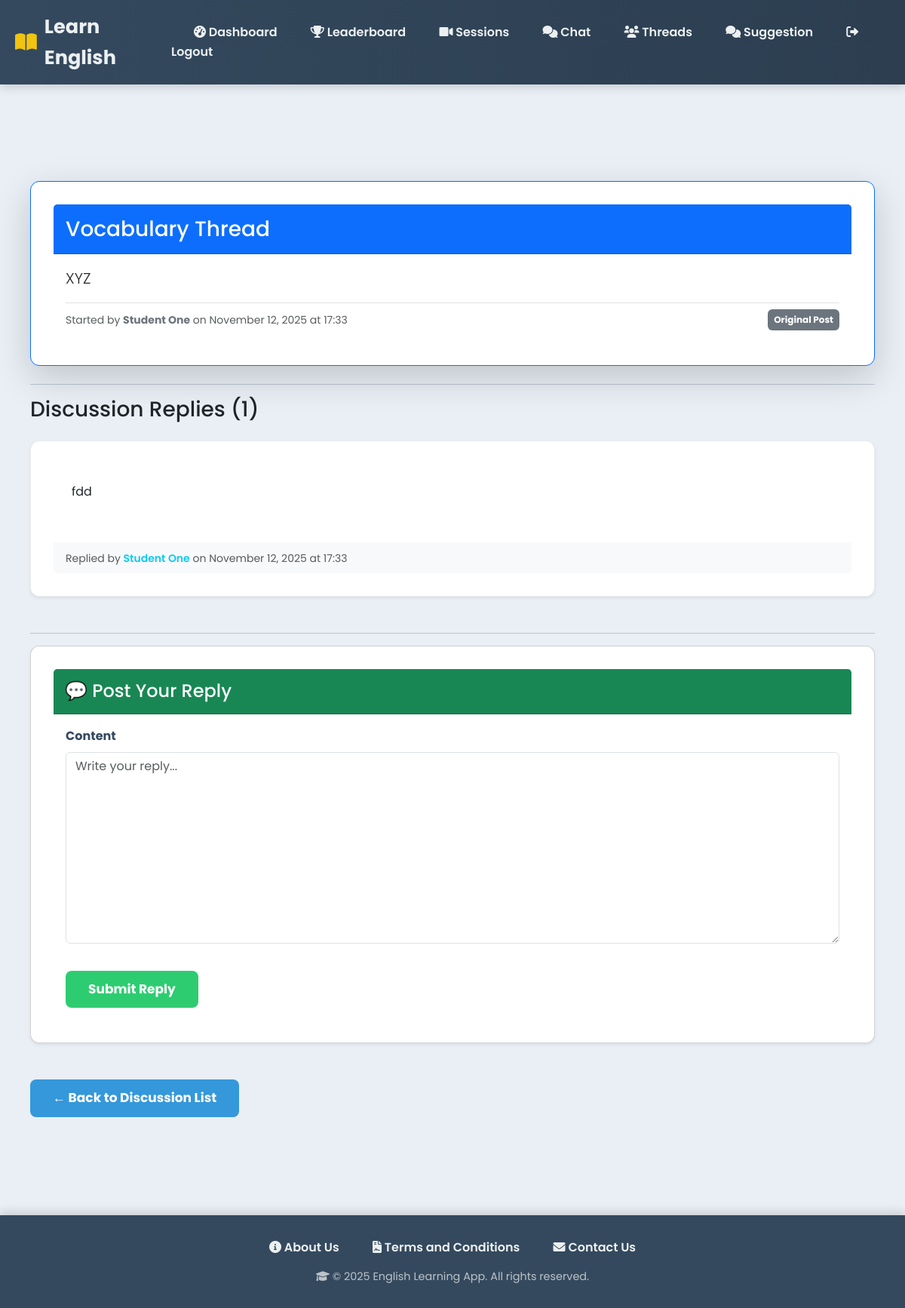
Screenshot of /discussions/3/ (signed in) with the database file from the repository.
### myapp/models.py (models this page shows, shortened)
class DiscussionThread(models.Model):
    title = models.CharField(max_length=200)
    description = models.TextField(blank=True, null=True)
    created_by = models.ForeignKey(
        UserRegister,
        on_delete=models.CASCADE,
        related_name='created_threads'
    )
    created_at = models.DateTimeField(auto_now_add=True)

class UserRegister(models.Model):
    USER_TYPE_CHOICES = [
        ('student', 'Student'),
        ('teacher', 'Teacher/Tutor'),
    ]
    user_id = models.AutoField(primary_key=True)
    full_name = models.CharField(max_length=100)
    username = models.CharField(max_length=50, unique=True)
    email = models.EmailField(unique=True)
    phone = models.CharField(max_length=15, unique=True)
    password_hash = models.CharField(max_length=255)
    usertype = models.CharField(max_length=20, choices=USER_TYPE_CHOICES, default='student')
    created_at = models.DateTimeField(default=timezone.now)

class DiscussionPost(models.Model):
    thread = models.ForeignKey(
        DiscussionThread,
        on_delete=models.CASCADE,
        related_name='posts'
    )
    author = models.ForeignKey(
        UserRegister,
        on_delete=models.CASCADE,
        related_name='discussion_posts'
    )
    content = models.TextField()
    created_at = models.DateTimeField(auto_now_add=True)
    updated_at = models.DateTimeField(auto_now=True)

### myapp/views.py (the view)
# urls.py: path('discussions/<int:thread_id>/', views.thread_detail, name='thread_detail'),
def thread_detail(request, thread_id):
    if not request.session.get("user_id"):
        return redirect("login")
    user_id = request.session.get("user_id")
    user = get_object_or_404(UserRegister, user_id=user_id)  # fixed field here
    thread = get_object_or_404(DiscussionThread, id=thread_id)
    posts = thread.posts.all().order_by('created_at')
    if request.method == 'POST':
        form = DiscussionPostForm(request.POST)
        if form.is_valid():
            post = form.save(commit=False)
            post.thread = thread
            post.author = user
            post.save()
            return redirect('thread_detail', thread_id=thread.id)
    else:
        form = DiscussionPostForm()
    return render(request, 'thread_detail.html', {
        'thread': thread,
        'posts': posts,
        'form': form
    })

### myapp/forms.py
class DiscussionPostForm(forms.ModelForm):
    class Meta:
        model = DiscussionPost
        fields = ['content']
        widgets = {
            'content': forms.Textarea(attrs={'class': 'form-control', 'placeholder': 'Write your reply...'}),
        }

### templates/thread_detail.html (shortened to what this page needs)
{% extends 'base.html' %}
{% block content %}
<div class="container mt-5">
    <div class="card shadow-lg mb-4 border-primary">
        <div class="card-header bg-primary text-white p-3">
            <h1 class="h3 mb-0">{{ thread.title }}</h1>
        </div>
        <div class="card-body">
            <p class="lead text-dark">{{ thread.description }}</p>
            <div class="d-flex justify-content-between align-items-center mt-3 pt-2 border-top">
                <p class="small text-muted mb-0">
                    Started by <span class="fw-bold text-secondary">{{ thread.created_by.full_name }}</span>
                    on {{ thread.created_at|date:"F d, Y" }} at {{ thread.created_at|date:"H:i" }}
                </p>
                <span class="badge bg-secondary p-2">Original Post</span>
            </div>
        </div>
    </div>
    <hr>
    <h3 class="mb-4 text-dark">Discussion Replies ({{ posts|length }})</h3>
    <div class="d-grid gap-3 mb-5">
        {% for post in posts %}
        <div class="card shadow-sm h-100 border-light-subtle">
            <div class="card-body p-4">
                <p class="card-text text-dark">{{ post.content }}</p>
            </div>
            <div class="card-footer bg-light border-0">
                <small class="text-muted">
                    Replied by <span class="fw-semibold text-info">{{ post.author.full_name }}</span>
                    on {{ post.created_at|date:"F d, Y" }} at {{ post.created_at|date:"H:i" }}
                </small>
            </div>
        </div>
        {% empty %}
        <div class="alert alert-info text-center" role="alert">
            <h5 class="alert-heading">Be the first to reply!</h5>
            <p class="mb-0">There are no replies to this thread yet. Share your thoughts or answer the question.</p>
        </div>
        {% endfor %}
    </div>
    <hr>
    <div class="card shadow-sm mb-5">
        <div class="card-header bg-success text-white">
            <h4 class="mb-0">💬 Post Your Reply</h4>
        </div>
        <div class="card-body">
            <form method="post">
                {% for field in form %}
                    <div class="mb-3">
                        <label for="{{ field.id_for_label }}" class="form-label fw-bold">{{ field.label }}</label>
                        {{ field }}
                    </div>
                {% endfor %}
                <button type="submit" class="btn btn-success btn-lg mt-3">Submit Reply</button>
            </form>
        </div>
    </div>
    <div class="mt-4">
        <a href="{% url 'discussion_threads' %}" class="btn btn-outline-secondary">← Back to Discussion List</a>
    </div>
</div>
{% endblock %}

### templates/base.html (style rules this page uses)
body { font-family: 'Poppins', 'Segoe UI', Tahoma, Geneva, Verdana, sans-serif; margin: 0; padding: 0; background: #e9eff5; color: #2c3e50; line-height: 1.6; }
.container { padding: 40px 20px; max-width: 1200px; margin: 0 auto; }
.card { background: #ffffff; padding: 30px; margin-bottom: 30px; border-radius: 12px; box-shadow: 0 6px 20px rgba(0,0,0,0.08); }
form label { display: block; margin-bottom: 8px; font-weight: 700; color: #34495e; }
input[type="text"], input[type="email"], input[type="password"], input[type="number"], input[type="datetime-local"], input[type="form-control"], select, textarea { width: 100%; padding: 12px; margin-bottom: 20px; border: 1px solid #dcdfe4; border-radius: 8px; font-size: 16px; box-sizing: border-box; transition: border-color 0.3s, box-shadow 0.3s; }
textarea { min-height: 150px; resize: vertical; }
.btn { display: inline-block; padding: 12px 30px; background: #3498db; color: #fff; border: none; border-radius: 8px; text-decoration: none; cursor: pointer; font-size: 17px; font-weight: 700; transition: background 0.3s, transform 0.2s, box-shadow 0.3s; }
.btn-success { background: #2ecc71; }
.card-header { background-color: #f5f7f9; font-weight: 700; color: #34495e; padding: 15px; }

### rows the page displays
DiscussionThread: title "Vocabulary Thread", description "XYZ", created_by.full_name "Student One", created_at "November 12, 2025", created_at "17:33"
DiscussionPost: content "fdd", author.full_name "Student One", created_at "November 12, 2025", created_at "17:33"

### other values shown
{{ posts|length }} "1"
{{ field.label }} "Content"
